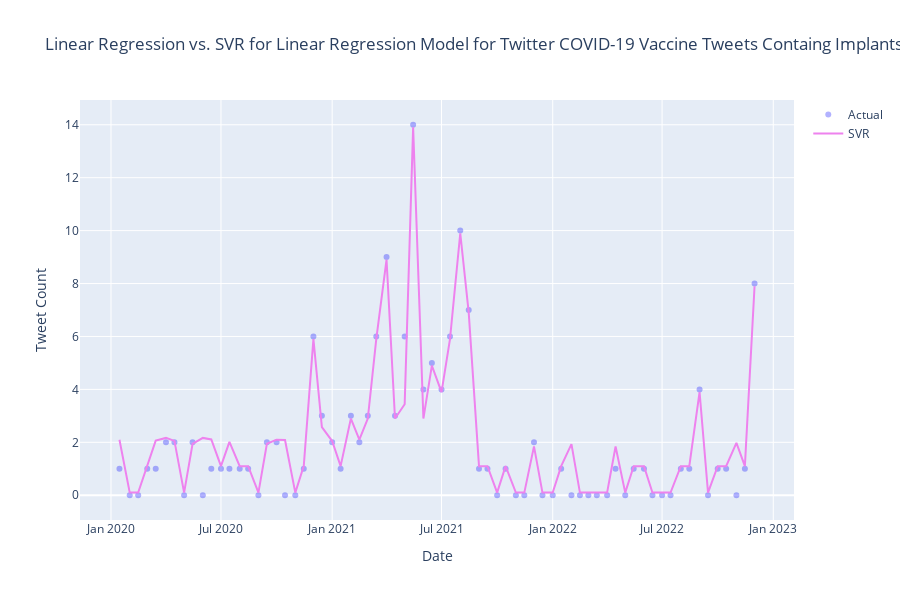

Notebook cell for this chart:
### Markdown cell above
# Support Vector Regression

### Code cell
## Perform regression modeling
from sklearn.svm import SVR
from sklearn.pipeline import Pipeline
from sklearn.preprocessing import StandardScaler
from sklearn.model_selection import train_test_split, GridSearchCV
from sklearn.metrics import r2_score, mean_squared_error

# Convert datetime to int
x = df_dates_binned['Date'].loc[:69].astype('int64') / 10**9  # Convert to seconds (UNIX epoch start)
x = x.values.reshape(-1, 1)

y = df_dates_binned['Count'].loc[:69]

#--------------------------------------------------------------
# SVR model with hyperparameter optimization
#--------------------------------------------------------------
# Split the data into train and test sets
x_train, x_test, y_train, y_test = train_test_split(x, y, test_size=0.2, random_state=42)

# Create a pipeline with StandardScaler and SVR
pipeline = Pipeline([('scaler', StandardScaler()),
                     ('svr', SVR(kernel='rbf'))])

# Define the parameter grid for hyperparameter optimization
param_grid = {'svr__C': [10000, 1000000, 100],
              'svr__gamma': [10, 1000, 100]}
# param_grid = {'svr__C': [100, 1000, 100],
#               'svr__gamma': [1, 1000, 100]}

# Perform grid search with cross-validation on train data
grid_search = GridSearchCV(pipeline, param_grid)
grid_search.fit(x_train, y_train)

# Predict using best model on test data
best_svr = grid_search.best_estimator_
y_svr_pred_test = best_svr.predict(x_test)

# Calculate R2 and RMSE for SVR model
svr_r2 = r2_score(y_test, y_svr_pred_test)
svr_rmse = np.sqrt(mean_squared_error(y_test, y_svr_pred_test))

print("Model Evaluation")
print("\nSupport Vector Regression: RMSE=%.2f, R2=%.2f" % (svr_rmse, svr_r2))
print("Hyperparameters:", best_svr, "\n")

# Plot the model
import plotly.graph_objects as go

xtt = df_dates_binned['Date'].loc[:69].dt.strftime('%Y-%m-%d')
scatter_actual = go.Scatter(x=xtt, y=y, mode='markers', name='Actual', marker=dict(color='blue', opacity=0.3))

y_svr_pred = best_svr.predict(x) # Plot on all data
line_svr = go.Scatter(x=xtt, y=y_svr_pred, mode='lines', name='SVR', line=dict(color='violet'))

data = [scatter_actual, line_svr]

layout = go.Layout(xaxis=dict(title='Date'),
                   yaxis=dict(title='Tweet Count'),
                   title='Linear Regression vs. SVR for Linear Regression Model for Twitter COVID-19 Vaccine Tweets Containg Implants',
                   showlegend=True,
                   height=600)

fig = go.Figure(data=data, layout=layout)
fig.show()

### Figure 1 — Plotly figure (JSON) as saved in the notebook; plotly's stock layout.template omitted (floating-point values rounded to 4 significant figures)
{"data": [{"marker": {"color": "blue", "opacity": 0.3}, "mode": "markers", "name": "Actual", "type": "scatter", "x": ["2020-01-15", "2020-02-01", "2020-02-15", "2020-03-01", "2020-03-15", "2020-04-01", "2020-04-15", "2020-05-01", "2020-05-15", "2020-06-01", "2020-06-15", "2020-07-01", "2020-07-15", "2020-08-01", "2020-08-15", "2020-09-01", "2020-09-15", "2020-10-01", "2020-10-15", "2020-11-01", "2020-11-15", "2020-12-01", "2020-12-15", "2021-01-01", "2021-01-15", "2021-02-01", "2021-02-15", "2021-03-01", "2021-03-15", "2021-04-01", "2021-04-15", "2021-05-01", "2021-05-15", "2021-06-01", "2021-06-15", "2021-07-01", "2021-07-15", "2021-08-01", "2021-08-15", "2021-09-01", "2021-09-15", "2021-10-01", "2021-10-15", "2021-11-01", "2021-11-15", "2021-12-01", "2021-12-15", "2022-01-01", "2022-01-15", "2022-02-01", "2022-02-15", "2022-03-01", "2022-03-15", "2022-04-01", "2022-04-15", "2022-05-01", "2022-05-15", "2022-06-01", "2022-06-15", "2022-07-01", "2022-07-15", "2022-08-01", "2022-08-15", "2022-09-01", "2022-09-15", "2022-10-01", "2022-10-15", "2022-11-01", "2022-11-15", "2022-12-01"], "y": [1, 0, 0, 1, 1, 2, 2, 0, 2, 0, 1, 1, 1, 1, 1, 0, 2, 2, 0, 0, 1, 6, 3, 2, 1, 3, 2, 3, 6, 9, 3, 6, 14, 4, 5, 4, 6, 10, 7, 1, 1, 0, 1, 0, 0, 2, 0, 0, 1, 0, 0, 0, 0, 0, 1, 0, 1, 1, 0, 0, 0, 1, 1, 4, 0, 1, 1, 0, 1, 8]}, {"line": {"color": "violet"}, "mode": "lines", "name": "SVR", "type": "scatter", "x": ["2020-01-15", "2020-02-01", "2020-02-15", "2020-03-01", "2020-03-15", "2020-04-01", "2020-04-15", "2020-05-01", "2020-05-15", "2020-06-01", "2020-06-15", "2020-07-01", "2020-07-15", "2020-08-01", "2020-08-15", "2020-09-01", "2020-09-15", "2020-10-01", "2020-10-15", "2020-11-01", "2020-11-15", "2020-12-01", "2020-12-15", "2021-01-01", "2021-01-15", "2021-02-01", "2021-02-15", "2021-03-01", "2021-03-15", "2021-04-01", "2021-04-15", "2021-05-01", "2021-05-15", "2021-06-01", "2021-06-15", "2021-07-01", "2021-07-15", "2021-08-01", "2021-08-15", "2021-09-01", "2021-09-15", "2021-10-01", "2021-10-15", "2021-11-01", "2021-11-15", "2021-12-01", "2021-12-15", "2022-01-01", "2022-01-15", "2022-02-01", "2022-02-15", "2022-03-01", "2022-03-15", "2022-04-01", "2022-04-15", "2022-05-01", "2022-05-15", "2022-06-01", "2022-06-15", "2022-07-01", "2022-07-15", "2022-08-01", "2022-08-15", "2022-09-01", "2022-09-15", "2022-10-01", "2022-10-15", "2022-11-01", "2022-11-15", "2022-12-01"], "y": [2.096, 0.1001, 0.1001, 1.1, 2.066, 2.167, 2.053, 0.1, 1.943, 2.167, 2.108, 1.1, 2.015, 1.1, 1.1, 0.09986, 1.943, 2.1, 2.086, 0.09976, 1.1, 5.9, 2.577, 2.048, 1.1, 2.9, 2.1, 2.9, 5.9, 8.9, 2.9, 3.439, 13.9, 2.898, 4.9, 3.9, 5.9, 9.9, 6.9, 1.1, 1.1, 0.1001, 1.1, 0.1001, 0.1, 1.848, 0.09979, 0.1002, 1.1, 1.93, 0.1003, 0.09966, 0.09988, 0.1001, 1.842, 0.1003, 1.1, 1.1, 0.09975, 0.09985, 0.1005, 1.1, 1.1, 3.9, 0.1001, 1.1, 1.1, 1.98, 1.1, 7.9]}], "layout": {"height": 600, "showlegend": true, "title": {"text": "Linear Regression vs. SVR for Linear Regression Model for Twitter COVID-19 Vaccine Tweets Containg Implants"}, "xaxis": {"title": {"text": "Date"}}, "yaxis": {"title": {"text": "Tweet Count"}}}}
